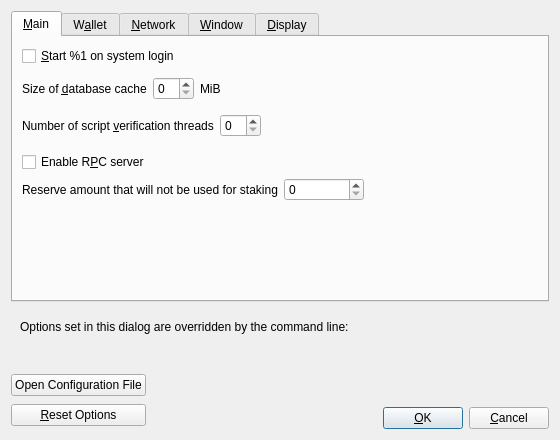
<?xml version="1.0" encoding="UTF-8"?>
<ui version="4.0">
 <class>OptionsDialog</class>
 <widget class="QDialog" name="OptionsDialog">
  <property name="geometry">
   <rect>
    <x>0</x>
    <y>0</y>
    <width>560</width>
    <height>440</height>
   </rect>
  </property>
  <property name="windowTitle">
   <string>Options</string>
  </property>
  <property name="modal">
   <bool>true</bool>
  </property>
  <layout class="QVBoxLayout" name="verticalLayout">
   <item>
    <widget class="QTabWidget" name="tabWidget">
     <property name="currentIndex">
      <number>0</number>
     </property>
     <widget class="QWidget" name="tabMain">
      <attribute name="title">
       <string>&amp;Main</string>
      </attribute>
      <layout class="QVBoxLayout" name="verticalLayout_Main">
       <item>
        <widget class="QCheckBox" name="bitcoinAtStartup">
         <property name="toolTip">
          <string>Automatically start %1 after logging in to the system.</string>
         </property>
         <property name="text">
          <string>&amp;Start %1 on system login</string>
         </property>
        </widget>
       </item>
       <item>
        <spacer name="horizontalSpacer_0_Main">
         <property name="orientation">
          <enum>Qt::Horizontal</enum>
         </property>
         <property name="sizeHint" stdset="0">
          <size>
           <width>40</width>
           <height>5</height>
          </size>
         </property>
        </spacer>
       </item>
       <item>
        <layout class="QHBoxLayout" name="horizontalLayout_2_Main">
         <item>
          <widget class="QLabel" name="databaseCacheLabel">
           <property name="toolTip">
            <string extracomment="Tooltip text for Options window setting that sets the size of the database cache. Explains the corresponding effects of increasing/decreasing this value.">Maximum database cache size. A larger cache can contribute to faster sync, after which the benefit is less pronounced for most use cases. Lowering the cache size will reduce memory usage. Unused mempool memory is shared for this cache.</string>
           </property>
           <property name="text">
            <string>Size of &amp;database cache</string>
           </property>
           <property name="textFormat">
            <enum>Qt::PlainText</enum>
           </property>
           <property name="buddy">
            <cstring>databaseCache</cstring>
           </property>
          </widget>
         </item>
         <item>
          <widget class="QSpinBox" name="databaseCache"/>
         </item>
         <item>
          <widget class="QLabel" name="databaseCacheUnitLabel">
           <property name="text">
            <string>MiB</string>
           </property>
           <property name="textFormat">
            <enum>Qt::PlainText</enum>
           </property>
          </widget>
         </item>
         <item>
          <spacer name="horizontalSpacer_2_Main">
           <property name="orientation">
            <enum>Qt::Horizontal</enum>
           </property>
           <property name="sizeHint" stdset="0">
            <size>
             <width>40</width>
             <height>20</height>
            </size>
           </property>
          </spacer>
         </item>
        </layout>
       </item>
       <item>
        <layout class="QHBoxLayout" name="horizontalLayout_Main_VerifyLabel">
         <item>
          <widget class="QLabel" name="threadsScriptVerifLabel">
           <property name="toolTip">
            <string extracomment="Tooltip text for Options window setting that sets the number of script verification threads. Explains that negative values mean to leave these many cores free to the system.">Set the number of script verification threads. Negative values correspond to the number of cores you want to leave free to the system.</string>
           </property>
           <property name="text">
            <string>Number of script &amp;verification threads</string>
           </property>
           <property name="textFormat">
            <enum>Qt::PlainText</enum>
           </property>
           <property name="buddy">
            <cstring>threadsScriptVerif</cstring>
           </property>
          </widget>
         </item>
         <item>
          <widget class="QSpinBox" name="threadsScriptVerif">
           <property name="toolTip">
            <string>(0 = auto, &lt;0 = leave that many cores free)</string>
           </property>
          </widget>
         </item>
         <item>
          <spacer name="horizontalSpacer_Main_Threads">
           <property name="orientation">
            <enum>Qt::Horizontal</enum>
           </property>
           <property name="sizeHint" stdset="0">
            <size>
             <width>40</width>
             <height>40</height>
            </size>
           </property>
          </spacer>
         </item>
        </layout>
       </item>
       <item>
       <widget class="QCheckBox" name="enableServer">
         <property name="toolTip">
          <string extracomment="Tooltip text for Options window setting that enables the RPC server.">This allows you or a third party tool to communicate with the node through command-line and JSON-RPC commands.</string>
         </property>
         <property name="text">
          <string extracomment="An Options window setting to enable the RPC server.">Enable R&amp;PC server</string>
         </property>
        </widget>
       </item>
       <item>
        <layout class="QHBoxLayout" name="horizontalLayout_Main_ReserveBalanceLabel">
         <item>
          <widget class="QLabel" name="reserveBalanceLabel">
           <property name="text">
            <string>Reserve amount that will not be used for staking</string>
           </property>
           <property name="textFormat">
            <enum>Qt::PlainText</enum>
           </property>
           <property name="buddy">
            <cstring>reserveBalance</cstring>
           </property>
          </widget>
         </item>
         <item>
          <widget class="BitcoinAmountField" name="reserveBalance">
           <property name="sizePolicy">
             <sizepolicy hsizetype="Fixed" vsizetype="Fixed">
             <horstretch>0</horstretch>
             <verstretch>0</verstretch>
             </sizepolicy>
           </property>
           <property name="minimumSize">
             <size>
             <width>80</width>
             <height>0</height>
             </size>
           </property>
           <property name="maximumSize">
             <size>
             <width>1000</width>
             <height>100</height>
             </size>
           </property>
           <property name="toolTip">
            <string>Reserve amount that will not be used for staking</string>
           </property>
          </widget>
         </item>
         <item>
          <spacer name="horizontalSpacer_Main_ReserveBalance">
           <property name="orientation">
            <enum>Qt::Horizontal</enum>
           </property>
           <property name="sizeHint" stdset="0">
            <size>
             <width>40</width>
             <height>20</height>
            </size>
           </property>
          </spacer>
         </item>
        </layout>
       </item>
       <item>
        <spacer name="verticalSpacer_Main">
         <property name="orientation">
          <enum>Qt::Vertical</enum>
         </property>
         <property name="sizeHint" stdset="0">
          <size>
           <width>20</width>
           <height>40</height>
          </size>
         </property>
        </spacer>
       </item>
      </layout>
     </widget>
     <widget class="QWidget" name="tabWallet">
      <attribute name="title">
       <string>W&amp;allet</string>
      </attribute>
      <layout class="QVBoxLayout" name="verticalLayout_Wallet">
       <item>
        <widget class="QCheckBox" name="subFeeFromAmount">
         <property name="toolTip">
          <string extracomment="Tooltip text for Options window setting that sets subtracting the fee from a sending amount as default.">Whether to set subtract fee from amount as default or not.</string>
         </property>
         <property name="text">
          <string extracomment="An Options window setting to set subtracting the fee from a sending amount as default.">Subtract &amp;fee from amount by default</string>
         </property>
        </widget>
       </item>
       <item>
        <widget class="QGroupBox" name="groupBox">
         <property name="title">
          <string>Expert</string>
         </property>
         <layout class="QVBoxLayout" name="verticalLayout_2">
          <item>
           <widget class="QCheckBox" name="coinControlFeatures">
            <property name="toolTip">
             <string>Whether to show coin control features or not.</string>
            </property>
            <property name="text">
             <string>Enable coin &amp;control features</string>
            </property>
           </widget>
          </item>
          <item>
           <widget class="QCheckBox" name="spendZeroConfChange">
            <property name="toolTip">
             <string>If you disable the spending of unconfirmed change, the change from a transaction cannot be used until that transaction has at least one confirmation. This also affects how your balance is computed.</string>
            </property>
            <property name="text">
             <string>&amp;Spend unconfirmed change</string>
            </property>
           </widget>
          </item>
          <item>
           <widget class="QCheckBox" name="m_enable_psbt_controls">
            <property name="text">
             <string extracomment="An options window setting to enable PSBT controls.">Enable &amp;PSBT controls</string>
            </property>
            <property name="toolTip">
             <string extracomment="Tooltip text for options window setting that enables PSBT controls.">Whether to show PSBT controls.</string>
            </property>
           </widget>
          </item>
         </layout>
        </widget>
       </item>
       <item>
        <widget class="QGroupBox" name="groupBoxHww">
         <property name="title">
          <string>External Signer (e.g. hardware wallet)</string>
         </property>
         <layout class="QVBoxLayout" name="verticalLayoutHww">
          <item>
           <layout class="QHBoxLayout" name="horizontalLayoutHww">
            <item>
             <widget class="QLabel" name="externalSignerPathLabel">
              <property name="text">
               <string>&amp;External signer script path</string>
              </property>
              <property name="buddy">
               <cstring>externalSignerPath</cstring>
              </property>
             </widget>
            </item>
            <item>
             <widget class="QLineEdit" name="externalSignerPath">
              <property name="toolTip">
               <string>Full path to a %1 compatible script (e.g. C:\Downloads\hwi.exe or /Users/you/Downloads/hwi.py). Beware: malware can steal your coins!</string>
              </property>
             </widget>
            </item>
           </layout>
          </item>
         </layout>
        </widget>
       </item>
       <item>
        <spacer name="verticalSpacer_Wallet">
         <property name="orientation">
          <enum>Qt::Vertical</enum>
         </property>
         <property name="sizeHint" stdset="0">
          <size>
           <width>20</width>
           <height>40</height>
          </size>
         </property>
        </spacer>
       </item>
      </layout>
     </widget>
     <widget class="QWidget" name="tabNetwork">
      <attribute name="title">
       <string>&amp;Network</string>
      </attribute>
      <layout class="QVBoxLayout" name="verticalLayout_Network">
       <item>
        <widget class="QCheckBox" name="mapPortUpnp">
         <property name="toolTip">
          <string>Automatically open the Blackcoin client port on the router. This only works when your router supports UPnP and it is enabled.</string>
         </property>
         <property name="text">
          <string>Map port using &amp;UPnP</string>
         </property>
        </widget>
       </item>
       <item>
        <widget class="QCheckBox" name="mapPortNatpmp">
         <property name="toolTip">
          <string>Automatically open the Blackcoin client port on the router. This only works when your router supports NAT-PMP and it is enabled. The external port could be random.</string>
         </property>
         <property name="text">
          <string>Map port using NA&amp;T-PMP</string>
         </property>
        </widget>
       </item>
       <item>
        <widget class="QCheckBox" name="allowIncoming">
         <property name="toolTip">
          <string>Accept connections from outside.</string>
         </property>
         <property name="text">
          <string>Allow incomin&amp;g connections</string>
         </property>
        </widget>
       </item>
       <item>
        <widget class="QCheckBox" name="connectSocks">
         <property name="toolTip">
          <string>Connect to the Blackcoin network through a SOCKS5 proxy.</string>
         </property>
         <property name="text">
          <string>&amp;Connect through SOCKS5 proxy (default proxy):</string>
         </property>
        </widget>
       </item>
       <item>
        <layout class="QHBoxLayout" name="horizontalLayout_1_Network">
         <item>
          <widget class="QLabel" name="proxyIpLabel">
           <property name="text">
            <string>Proxy &amp;IP:</string>
           </property>
           <property name="textFormat">
            <enum>Qt::PlainText</enum>
           </property>
           <property name="buddy">
            <cstring>proxyIp</cstring>
           </property>
          </widget>
         </item>
         <item>
          <widget class="QValidatedLineEdit" name="proxyIp">
           <property name="minimumSize">
            <size>
             <width>140</width>
             <height>0</height>
            </size>
           </property>
           <property name="maximumSize">
            <size>
             <width>140</width>
             <height>16777215</height>
            </size>
           </property>
           <property name="toolTip">
            <string>IP address of the proxy (e.g. IPv4: 127.0.0.1 / IPv6: ::1)</string>
           </property>
          </widget>
         </item>
         <item>
          <widget class="QLabel" name="proxyPortLabel">
           <property name="text">
            <string>&amp;Port:</string>
           </property>
           <property name="textFormat">
            <enum>Qt::PlainText</enum>
           </property>
           <property name="buddy">
            <cstring>proxyPort</cstring>
           </property>
          </widget>
         </item>
         <item>
          <widget class="QLineEdit" name="proxyPort">
           <property name="minimumSize">
            <size>
             <width>55</width>
             <height>0</height>
            </size>
           </property>
           <property name="maximumSize">
            <size>
             <width>55</width>
             <height>16777215</height>
            </size>
           </property>
           <property name="toolTip">
            <string>Port of the proxy (e.g. 9050)</string>
           </property>
          </widget>
         </item>
         <item>
          <spacer name="horizontalSpacer_1_Network">
           <property name="orientation">
            <enum>Qt::Horizontal</enum>
           </property>
           <property name="sizeHint" stdset="0">
            <size>
             <width>40</width>
             <height>20</height>
            </size>
           </property>
          </spacer>
         </item>
        </layout>
       </item>
       <item>
        <layout class="QHBoxLayout" name="horizontalLayout_2_Network">
         <item>
          <widget class="QLabel" name="proxyActiveNets">
           <property name="text">
            <string>Used for reaching peers via:</string>
           </property>
           <property name="textFormat">
            <enum>Qt::PlainText</enum>
           </property>
          </widget>
         </item>
         <item>
          <widget class="QCheckBox" name="proxyReachIPv4">
           <property name="enabled">
            <bool>false</bool>
           </property>
           <property name="toolTip">
            <string>Shows if the supplied default SOCKS5 proxy is used to reach peers via this network type.</string>
           </property>
           <property name="text">
            <string/>
           </property>
          </widget>
         </item>
         <item>
          <widget class="QLabel" name="proxyReachIPv4Label">
           <property name="text">
            <string>IPv4</string>
           </property>
           <property name="textFormat">
            <enum>Qt::PlainText</enum>
           </property>
          </widget>
         </item>
         <item>
          <widget class="QCheckBox" name="proxyReachIPv6">
           <property name="enabled">
            <bool>false</bool>
           </property>
           <property name="toolTip">
            <string>Shows if the supplied default SOCKS5 proxy is used to reach peers via this network type.</string>
           </property>
           <property name="text">
            <string/>
           </property>
          </widget>
         </item>
         <item>
          <widget class="QLabel" name="proxyReachIPv6Label">
           <property name="text">
            <string>IPv6</string>
           </property>
           <property name="textFormat">
            <enum>Qt::PlainText</enum>
           </property>
          </widget>
         </item>
         <item>
          <widget class="QCheckBox" name="proxyReachTor">
           <property name="enabled">
            <bool>false</bool>
           </property>
           <property name="toolTip">
            <string>Shows if the supplied default SOCKS5 proxy is used to reach peers via this network type.</string>
           </property>
           <property name="text">
            <string/>
           </property>
          </widget>
         </item>
         <item>
          <widget class="QLabel" name="proxyReachTorLabel">
           <property name="text">
            <string>Tor</string>
           </property>
           <property name="textFormat">
            <enum>Qt::PlainText</enum>
           </property>
          </widget>
         </item>
         <item>
          <spacer name="horizontalSpacer_2_Network">
           <property name="orientation">
            <enum>Qt::Horizontal</enum>
           </property>
           <property name="sizeHint" stdset="0">
            <size>
             <width>40</width>
             <height>20</height>
            </size>
           </property>
          </spacer>
         </item>
        </layout>
       </item>
       <item>
        <widget class="QCheckBox" name="connectSocksTor">
         <property name="toolTip">
          <string>Connect to the Blackcoin network through a separate SOCKS5 proxy for Tor onion services.</string>
         </property>
         <property name="text">
          <string>Use separate SOCKS&amp;5 proxy to reach peers via Tor onion services:</string>
         </property>
        </widget>
       </item>
       <item>
        <layout class="QHBoxLayout" name="horizontalLayout_3_Network">
         <item>
          <widget class="QLabel" name="proxyIpTorLabel">
           <property name="text">
            <string>Proxy &amp;IP:</string>
           </property>
           <property name="textFormat">
            <enum>Qt::PlainText</enum>
           </property>
           <property name="buddy">
            <cstring>proxyIpTor</cstring>
           </property>
          </widget>
         </item>
         <item>
          <widget class="QValidatedLineEdit" name="proxyIpTor">
           <property name="minimumSize">
            <size>
             <width>140</width>
             <height>0</height>
            </size>
           </property>
           <property name="maximumSize">
            <size>
             <width>140</width>
             <height>16777215</height>
            </size>
           </property>
           <property name="toolTip">
            <string>IP address of the proxy (e.g. IPv4: 127.0.0.1 / IPv6: ::1)</string>
           </property>
          </widget>
         </item>
         <item>
          <widget class="QLabel" name="proxyPortTorLabel">
           <property name="text">
            <string>&amp;Port:</string>
           </property>
           <property name="textFormat">
            <enum>Qt::PlainText</enum>
           </property>
           <property name="buddy">
            <cstring>proxyPortTor</cstring>
           </property>
          </widget>
         </item>
         <item>
          <widget class="QLineEdit" name="proxyPortTor">
           <property name="minimumSize">
            <size>
             <width>55</width>
             <height>0</height>
            </size>
           </property>
           <property name="maximumSize">
            <size>
             <width>55</width>
             <height>16777215</height>
            </size>
           </property>
           <property name="toolTip">
            <string>Port of the proxy (e.g. 9050)</string>
           </property>
          </widget>
         </item>
         <item>
          <spacer name="horizontalSpacer_4_Network">
           <property name="orientation">
            <enum>Qt::Horizontal</enum>
           </property>
           <property name="sizeHint" stdset="0">
            <size>
             <width>40</width>
             <height>20</height>
            </size>
           </property>
          </spacer>
         </item>
        </layout>
       </item>
       <item>
        <spacer name="verticalSpacer_Network">
         <property name="orientation">
          <enum>Qt::Vertical</enum>
         </property>
         <property name="sizeHint" stdset="0">
          <size>
           <width>20</width>
           <height>40</height>
          </size>
         </property>
        </spacer>
       </item>
      </layout>
     </widget>
     <widget class="QWidget" name="tabWindow">
      <attribute name="title">
       <string>&amp;Window</string>
      </attribute>
      <layout class="QVBoxLayout" name="verticalLayout_Window">
       <item>
        <widget class="QCheckBox" name="showTrayIcon">
         <property name="toolTip">
          <string>Show the icon in the system tray.</string>
         </property>
         <property name="text">
          <string>&amp;Show tray icon</string>
         </property>
         <property name="checked">
          <bool>true</bool>
         </property>
        </widget>
       </item>
       <item>
        <widget class="QCheckBox" name="minimizeToTray">
         <property name="toolTip">
          <string>Show only a tray icon after minimizing the window.</string>
         </property>
         <property name="text">
          <string>&amp;Minimize to the tray instead of the taskbar</string>
         </property>
        </widget>
       </item>
       <item>
        <widget class="QCheckBox" name="minimizeOnClose">
         <property name="toolTip">
          <string>Minimize instead of exit the application when the window is closed. When this option is enabled, the application will be closed only after selecting Exit in the menu.</string>
         </property>
         <property name="text">
          <string>M&amp;inimize on close</string>
         </property>
        </widget>
       </item>
       <item>
        <spacer name="verticalSpacer_Window">
         <property name="orientation">
          <enum>Qt::Vertical</enum>
         </property>
         <property name="sizeHint" stdset="0">
          <size>
           <width>20</width>
           <height>40</height>
          </size>
         </property>
        </spacer>
       </item>
      </layout>
     </widget>
     <widget class="QWidget" name="tabDisplay">
      <attribute name="title">
       <string>&amp;Display</string>
      </attribute>
      <layout class="QVBoxLayout" name="verticalLayout_Display">
       <item>
        <layout class="QHBoxLayout" name="horizontalLayout_1_Display">
         <item>
          <widget class="QLabel" name="langLabel">
           <property name="text">
            <string>User Interface &amp;language:</string>
           </property>
           <property name="textFormat">
            <enum>Qt::PlainText</enum>
           </property>
           <property name="buddy">
            <cstring>lang</cstring>
           </property>
          </widget>
         </item>
         <item>
          <widget class="QValueComboBox" name="lang">
           <property name="toolTip">
            <string>The user interface language can be set here. This setting will take effect after restarting %1.</string>
           </property>
          </widget>
         </item>
        </layout>
       </item>
       <item>
        <layout class="QHBoxLayout" name="horizontalLayout_2_Display">
         <item>
          <widget class="QLabel" name="unitLabel">
           <property name="text">
            <string>&amp;Unit to show amounts in:</string>
           </property>
           <property name="textFormat">
            <enum>Qt::PlainText</enum>
           </property>
           <property name="buddy">
            <cstring>unit</cstring>
           </property>
          </widget>
         </item>
         <item>
          <widget class="QValueComboBox" name="unit">
           <property name="toolTip">
            <string>Choose the default subdivision unit to show in the interface and when sending coins.</string>
           </property>
          </widget>
         </item>
        </layout>
       </item>
       <item>
        <layout class="QHBoxLayout" name="horizontalLayout_3_Display">
         <item>
          <widget class="QLabel" name="thirdPartyTxUrlsLabel">
           <property name="toolTip">
            <string>Third-party URLs (e.g. a block explorer) that appear in the transactions tab as context menu items. %s in the URL is replaced by transaction hash. Multiple URLs are separated by vertical bar |.</string>
           </property>
           <property name="text">
            <string>&amp;Third-party transaction URLs</string>
           </property>
           <property name="buddy">
            <cstring>thirdPartyTxUrls</cstring>
           </property>
          </widget>
         </item>
         <item>
          <widget class="QLineEdit" name="thirdPartyTxUrls">
           <property name="toolTip">
            <string>Third-party URLs (e.g. a block explorer) that appear in the transactions tab as context menu items. %s in the URL is replaced by transaction hash. Multiple URLs are separated by vertical bar |.</string>
           </property>
           <property name="placeholderText">
            <string notr="true">https://example.com/tx/%s</string>
           </property>
          </widget>
         </item>
        </layout>
       </item>
       <item>
        <widget class="QGroupBox" name="font_groupBox">
         <property name="title">
          <string>Monospaced font in the Overview tab:</string>
         </property>
         <layout class="QVBoxLayout" name="font_verticalLayout">
          <item>
           <layout class="QHBoxLayout" name="embeddedFont_horizontalLayout">
            <item>
             <widget class="QRadioButton" name="embeddedFont_radioButton">
              <property name="text">
               <string>embedded &quot;%1&quot;</string>
              </property>
             </widget>
            </item>
            <item>
             <spacer name="embeddedFont_horizontalSpacer">
              <property name="orientation">
               <enum>Qt::Horizontal</enum>
              </property>
              <property name="sizeHint" stdset="0">
               <size>
                <width>40</width>
                <height>20</height>
               </size>
              </property>
             </spacer>
            </item>
            <item>
             <layout class="QVBoxLayout" name="embeddedFont_verticalLayout">
              <item>
               <widget class="QLabel" name="embeddedFont_label_1">
                <property name="text">
                 <string notr="true">111.11111111 BLK</string>
                </property>
               </widget>
              </item>
              <item>
               <widget class="QLabel" name="embeddedFont_label_9">
                <property name="text">
                 <string notr="true">909.09090909 BLK</string>
                </property>
               </widget>
              </item>
             </layout>
            </item>
           </layout>
          </item>
          <item>
           <widget class="Line" name="font_line">
            <property name="orientation">
             <enum>Qt::Horizontal</enum>
            </property>
           </widget>
          </item>
          <item>
           <layout class="QHBoxLayout" name="systemFont_horizontalLayout">
            <item>
             <widget class="QRadioButton" name="systemFont_radioButton">
              <property name="text">
               <string>closest matching &quot;%1&quot;</string>
              </property>
             </widget>
            </item>
            <item>
             <spacer name="systemFont_horizontalSpacer">
              <property name="orientation">
               <enum>Qt::Horizontal</enum>
              </property>
              <property name="sizeHint" stdset="0">
               <size>
                <width>40</width>
                <height>20</height>
               </size>
              </property>
             </spacer>
            </item>
            <item>
             <layout class="QVBoxLayout" name="systemFont_verticalLayout">
              <item>
               <widget class="QLabel" name="systemFont_label_1">
                <property name="text">
                 <string notr="true">111.11111111 BLK</string>
                </property>
               </widget>
              </item>
              <item>
               <widget class="QLabel" name="systemFont_label_9">
                <property name="text">
                 <string notr="true">909.09090909 BLK</string>
                </property>
               </widget>
              </item>
             </layout>
            </item>
           </layout>
          </item>
         </layout>
        </widget>
       </item>
       <item>
        <spacer name="verticalSpacer_Display">
         <property name="orientation">
          <enum>Qt::Vertical</enum>
         </property>
         <property name="sizeHint" stdset="0">
          <size>
           <width>20</width>
           <height>40</height>
          </size>
         </property>
        </spacer>
       </item>
      </layout>
     </widget>
    </widget>
   </item>
   <item>
    <widget class="QFrame" name="frame">
     <layout class="QVBoxLayout" name="verticalLayout_Bottom">
      <item>
       <layout class="QHBoxLayout" name="horizontalLayout_Bottom">
        <item>
         <widget class="QLabel" name="overriddenByCommandLineInfoLabel">
          <property name="text">
           <string>Options set in this dialog are overridden by the command line:</string>
          </property>
          <property name="textFormat">
           <enum>Qt::PlainText</enum>
          </property>
         </widget>
        </item>
        <item>
         <spacer name="horizontalSpacer_Bottom">
          <property name="orientation">
           <enum>Qt::Horizontal</enum>
          </property>
          <property name="sizeHint" stdset="0">
           <size>
            <width>40</width>
            <height>20</height>
           </size>
          </property>
         </spacer>
        </item>
       </layout>
      </item>
      <item>
       <widget class="QLabel" name="overriddenByCommandLineLabel">
        <property name="text">
         <string/>
        </property>
        <property name="textFormat">
         <enum>Qt::PlainText</enum>
        </property>
        <property name="wordWrap">
         <bool>true</bool>
        </property>
       </widget>
      </item>
     </layout>
    </widget>
   </item>
   <item>
    <layout class="QHBoxLayout" name="horizontalLayout_Buttons">
     <item>
      <layout class="QVBoxLayout" name="verticalLayout_Buttons">
       <item>
        <widget class="QPushButton" name="openBitcoinConfButton">
         <property name="toolTip">
          <string>Open the %1 configuration file from the working directory.</string>
         </property>
         <property name="text">
          <string>Open Configuration File</string>
         </property>
         <property name="autoDefault">
          <bool>false</bool>
         </property>
        </widget>
       </item>
       <item>
        <widget class="QPushButton" name="resetButton">
         <property name="toolTip">
          <string>Reset all client options to default.</string>
         </property>
         <property name="text">
          <string>&amp;Reset Options</string>
         </property>
         <property name="autoDefault">
          <bool>false</bool>
         </property>
        </widget>
       </item>
      </layout>
     </item>
     <item>
      <spacer name="horizontalSpacer_1">
       <property name="orientation">
        <enum>Qt::Horizontal</enum>
       </property>
       <property name="sizeHint" stdset="0">
        <size>
         <width>40</width>
         <height>48</height>
        </size>
       </property>
      </spacer>
     </item>
     <item>
      <widget class="QLabel" name="statusLabel">
       <property name="minimumSize">
        <size>
         <width>200</width>
         <height>0</height>
        </size>
       </property>
       <property name="font">
        <font>
         <weight>75</weight>
         <bold>true</bold>
        </font>
       </property>
       <property name="text">
        <string/>
       </property>
       <property name="textFormat">
        <enum>Qt::PlainText</enum>
       </property>
       <property name="wordWrap">
        <bool>true</bool>
       </property>
      </widget>
     </item>
     <item>
      <spacer name="horizontalSpacer_2">
       <property name="orientation">
        <enum>Qt::Horizontal</enum>
       </property>
       <property name="sizeHint" stdset="0">
        <size>
         <width>40</width>
         <height>48</height>
        </size>
       </property>
      </spacer>
     </item>
     <item>
      <layout class="QVBoxLayout" name="verticalLayout_4">
       <item>
        <spacer name="verticalSpacer">
         <property name="orientation">
          <enum>Qt::Vertical</enum>
         </property>
         <property name="sizeHint" stdset="0">
          <size>
           <width>20</width>
           <height>40</height>
          </size>
         </property>
        </spacer>
       </item>
       <item>
        <layout class="QHBoxLayout" name="horizontalLayout">
         <item>
          <widget class="QPushButton" name="okButton">
           <property name="text">
            <string>&amp;OK</string>
           </property>
           <property name="autoDefault">
            <bool>false</bool>
           </property>
           <property name="default">
            <bool>true</bool>
           </property>
          </widget>
         </item>
         <item>
          <widget class="QPushButton" name="cancelButton">
           <property name="text">
            <string>&amp;Cancel</string>
           </property>
           <property name="autoDefault">
            <bool>false</bool>
           </property>
          </widget>
         </item>
        </layout>
       </item>
      </layout>
     </item>
    </layout>
   </item>
  </layout>
 </widget>
 <customwidgets>
  <customwidget>
   <class>QValidatedLineEdit</class>
   <extends>QLineEdit</extends>
   <header>qt/qvalidatedlineedit.h</header>
  </customwidget>
  <customwidget>
   <class>QValueComboBox</class>
   <extends>QComboBox</extends>
   <header>qt/qvaluecombobox.h</header>
  </customwidget>
  <customwidget>
   <class>BitcoinAmountField</class>
   <extends>QSpinBox</extends>
   <header>qt/bitcoinamountfield.h</header>
  </customwidget>
 </customwidgets>
 <resources/>
 <connections/>
</ui>
